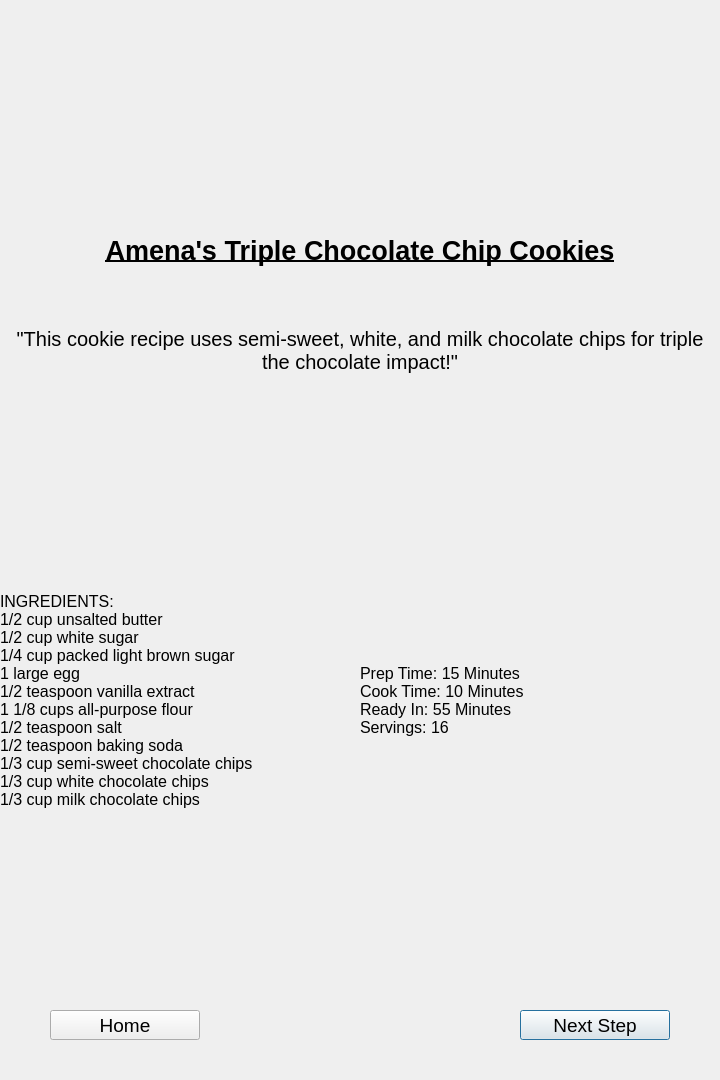
<?xml version="1.0" encoding="UTF-8"?>
<ui version="4.0">
 <class>Recipe1</class>
 <widget class="QDialog" name="Recipe1">
  <property name="geometry">
   <rect>
    <x>0</x>
    <y>0</y>
    <width>720</width>
    <height>1080</height>
   </rect>
  </property>
  <property name="font">
   <font>
    <pointsize>14</pointsize>
   </font>
  </property>
  <property name="windowTitle">
   <string>Dialog</string>
  </property>
  <widget class="QPushButton" name="NextStep">
   <property name="geometry">
    <rect>
     <x>520</x>
     <y>1010</y>
     <width>150</width>
     <height>30</height>
    </rect>
   </property>
   <property name="text">
    <string>Next Step</string>
   </property>
  </widget>
  <widget class="QLabel" name="Picture">
   <property name="geometry">
    <rect>
     <x>0</x>
     <y>0</y>
     <width>720</width>
     <height>200</height>
    </rect>
   </property>
   <property name="text">
    <string>&lt;html&gt;&lt;head/&gt;&lt;body&gt;&lt;p&gt;&lt;img src=&quot;:/pictures/Chocolate_Chip_Cookies.jpg&quot;/&gt;&lt;/p&gt;&lt;/body&gt;&lt;/html&gt;</string>
   </property>
  </widget>
  <widget class="QLabel" name="Name">
   <property name="geometry">
    <rect>
     <x>0</x>
     <y>200</y>
     <width>720</width>
     <height>100</height>
    </rect>
   </property>
   <property name="font">
    <font>
     <pointsize>20</pointsize>
     <weight>75</weight>
     <bold>true</bold>
     <underline>true</underline>
    </font>
   </property>
   <property name="text">
    <string>Amena's Triple Chocolate Chip Cookies</string>
   </property>
   <property name="alignment">
    <set>Qt::AlignCenter</set>
   </property>
  </widget>
  <widget class="QLabel" name="Desription">
   <property name="geometry">
    <rect>
     <x>0</x>
     <y>300</y>
     <width>720</width>
     <height>100</height>
    </rect>
   </property>
   <property name="font">
    <font>
     <pointsize>15</pointsize>
    </font>
   </property>
   <property name="text">
    <string>&quot;This cookie recipe uses semi-sweet, white, and milk chocolate chips for triple the chocolate impact!&quot;</string>
   </property>
   <property name="alignment">
    <set>Qt::AlignCenter</set>
   </property>
   <property name="wordWrap">
    <bool>true</bool>
   </property>
  </widget>
  <widget class="QLabel" name="Ingredients">
   <property name="geometry">
    <rect>
     <x>0</x>
     <y>400</y>
     <width>360</width>
     <height>600</height>
    </rect>
   </property>
   <property name="font">
    <font>
     <pointsize>12</pointsize>
    </font>
   </property>
   <property name="text">
    <string>INGREDIENTS:
1/2 cup unsalted butter
1/2 cup white sugar
1/4 cup packed light brown sugar
1 large egg
1/2 teaspoon vanilla extract
1 1/8 cups all-purpose flour
1/2 teaspoon salt
1/2 teaspoon baking soda
1/3 cup semi-sweet chocolate chips
1/3 cup white chocolate chips
1/3 cup milk chocolate chips</string>
   </property>
   <property name="scaledContents">
    <bool>true</bool>
   </property>
   <property name="wordWrap">
    <bool>true</bool>
   </property>
  </widget>
  <widget class="QLabel" name="Prep">
   <property name="geometry">
    <rect>
     <x>360</x>
     <y>400</y>
     <width>360</width>
     <height>600</height>
    </rect>
   </property>
   <property name="font">
    <font>
     <pointsize>12</pointsize>
    </font>
   </property>
   <property name="text">
    <string>Prep Time: 15 Minutes
Cook Time: 10 Minutes
Ready In: 55 Minutes
Servings: 16</string>
   </property>
  </widget>
  <widget class="QPushButton" name="Home">
   <property name="geometry">
    <rect>
     <x>50</x>
     <y>1010</y>
     <width>150</width>
     <height>30</height>
    </rect>
   </property>
   <property name="text">
    <string>Home</string>
   </property>
  </widget>
 </widget>
 <resources/>
 <connections>
  <connection>
   <sender>Home</sender>
   <signal>clicked()</signal>
   <receiver>Recipe1</receiver>
   <slot>reject()</slot>
   <hints>
    <hint type="sourcelabel">
     <x>124</x>
     <y>1024</y>
    </hint>
    <hint type="destinationlabel">
     <x>359</x>
     <y>539</y>
    </hint>
   </hints>
  </connection>
 </connections>
</ui>
